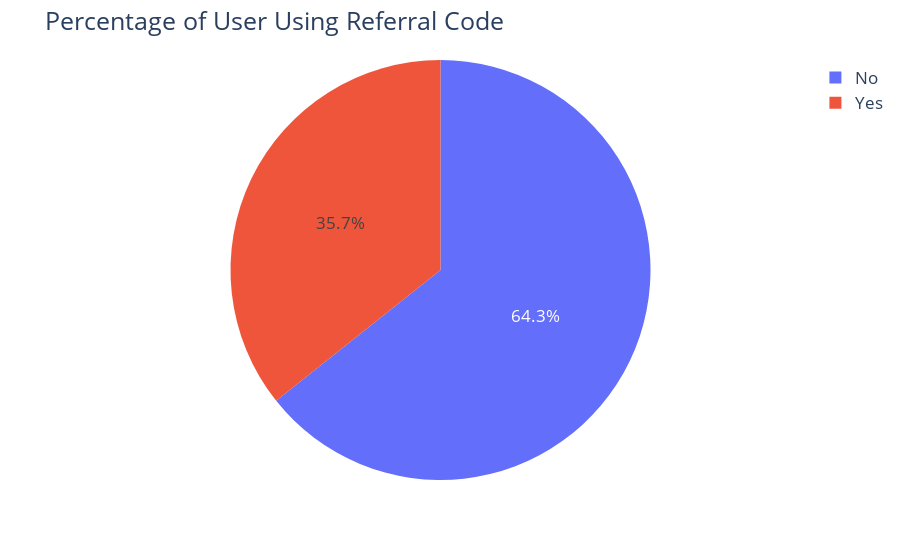

Source (notebook cell):
### Markdown cell above
#### What is the ratio of users using the referral code?

### Code cell
fig = px.pie(values=unique_user['referral_code_used'].value_counts(), 
             names = unique_user['referral_code_used'].unique()
)
fig.update_layout(showlegend=True,
                  title="Percentage of User Using Referral Code",
                  font= dict(size=17),
                  title_font=dict(size=25)
)

fig.show()

### Figure 1 — Plotly figure (JSON) as saved in the notebook; plotly's stock layout.template omitted (floating-point values rounded to 4 significant figures)
{"data": [{"domain": {"x": [0, 1], "y": [0, 1]}, "hovertemplate": "label=%{label}<br>value=%{value}<extra></extra>", "labels": ["No", "Yes"], "legendgroup": "", "name": "", "showlegend": true, "type": "pie", "values": [5322, 2955]}], "layout": {"font": {"size": 17}, "legend": {"tracegroupgap": 0}, "margin": {"t": 60}, "showlegend": true, "title": {"font": {"size": 25}, "text": "Percentage of User Using Referral Code"}}}
